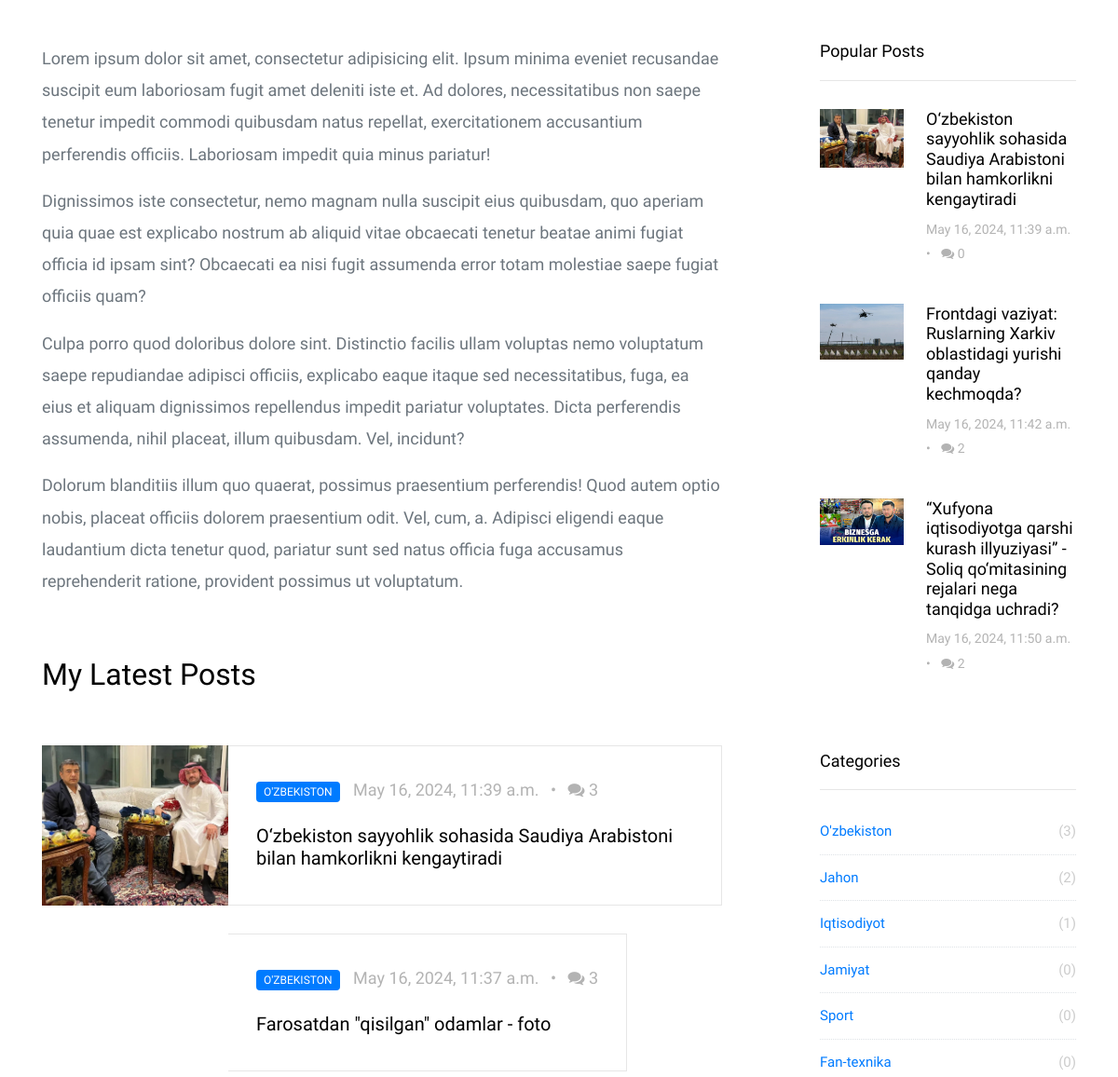
/about/?page=2 (middle part), run on an earlier commit of the app's database.
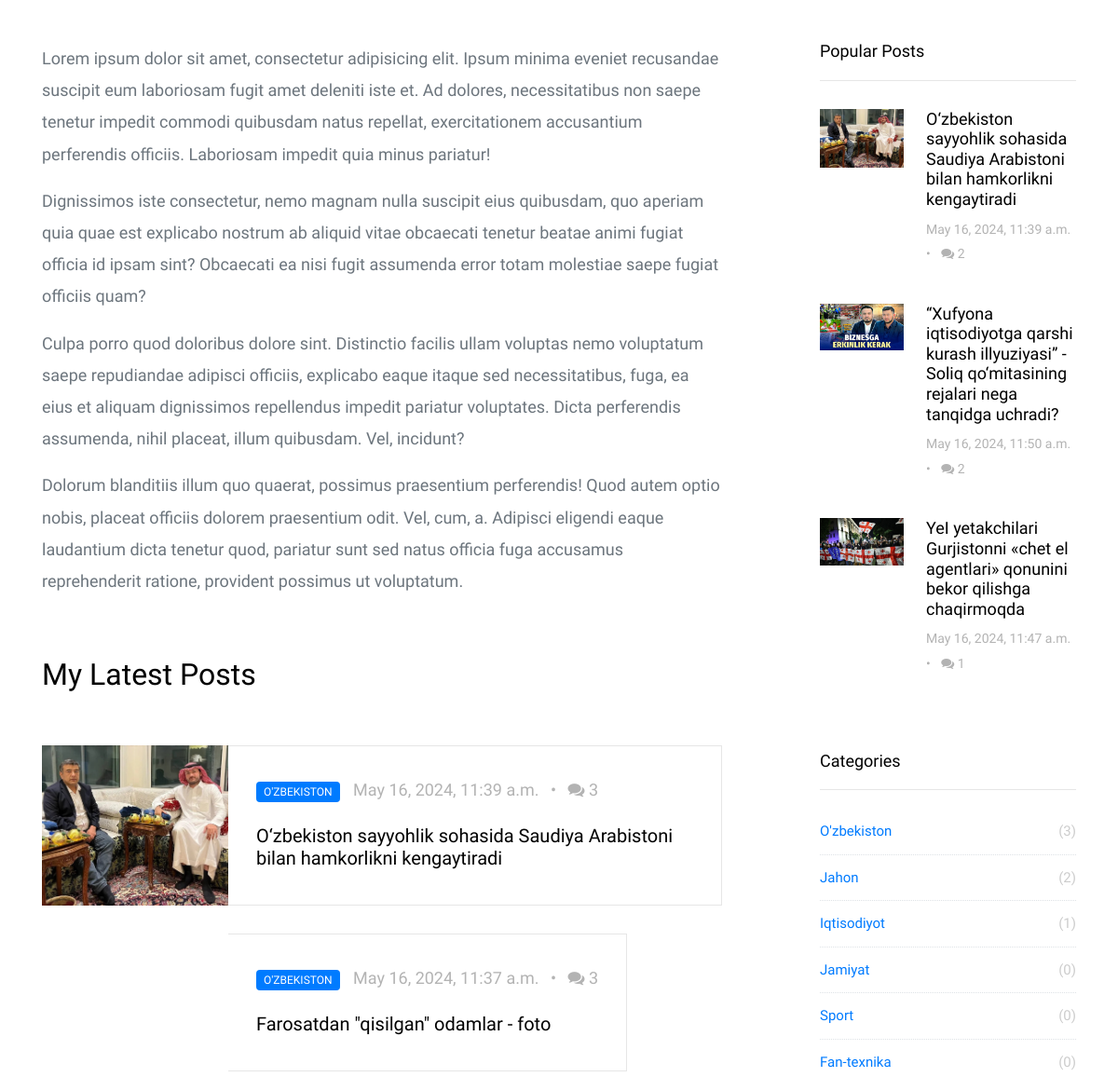
And on a later commit of the database.
### blog/models.py (models this page shows, shortened)
class Article(models.Model):
    title = models.CharField(max_length=255)
    sub_title = models.TextField(blank=True, null=True)
    category = models.ForeignKey(Category, on_delete=models.CASCADE)
    description = CKEditor5Field('Text', config_name='extends')
    image = models.ImageField(upload_to='articles/')
    tags = models.ManyToManyField(Tag, blank=True, null=True)
    is_published = models.BooleanField(default=True)
    view_count = models.IntegerField(default=0)
    created_at = models.DateTimeField(auto_now_add=True)
    updated_at = models.DateTimeField(auto_now=True)

class Category(models.Model):
    name = models.CharField(max_length=70)
    created_at = models.DateTimeField(auto_now_add=True)
    updated_at = models.DateTimeField(auto_now=True)
    def __str__(self):
        return self.name

### blog/views.py (the view)
# urls.py: path('about/', about_view),
def about_view(request):
    data = request.GET
    latest = Article.objects.all().order_by('-created_at')
    page = data.get('page', 1)
    page_article = Paginator(latest, 3)
    categories = Category.objects.all()
    tags = Tag.objects.all()
    popular = Article.objects.all().order_by('-view_count')
    d = {
        "about": "active",
        "categories": categories,
        "popular": popular[:3],
        "tags": tags,
        "latest": page_article.get_page(page),
        "latests_footer": latest[:3]
    }
    return render(request, 'about.html', context=d)

### templates/about.html (shortened to what this page needs)
{% extends 'layouts/master.html' %}
{% load static %}
{% block content %}
<div class="col-md-12 col-lg-8 main-content">
    <div class="row">
        <div class="col-md-12">
            <p>Lorem ipsum dolor sit amet, consectetur adipisicing elit. Ipsum minima eveniet recusandae
                suscipit eum laboriosam fugit amet deleniti iste et. Ad dolores, necessitatibus non saepe
                tenetur impedit commodi quibusdam natus repellat, exercitationem accusantium perferendis
                officiis. Laboriosam impedit quia minus pariatur!</p>
            <p>Dignissimos iste consectetur, nemo magnam nulla suscipit eius quibusdam, quo aperiam quia
                quae est explicabo nostrum ab aliquid vitae obcaecati tenetur beatae animi fugiat officia id
                ipsam sint? Obcaecati ea nisi fugit assumenda error totam molestiae saepe fugiat officiis
                quam?</p>
            <p>Culpa porro quod doloribus dolore sint. Distinctio facilis ullam voluptas nemo voluptatum
                saepe repudiandae adipisci officiis, explicabo eaque itaque sed necessitatibus, fuga, ea
                eius et aliquam dignissimos repellendus impedit pariatur voluptates. Dicta perferendis
                assumenda, nihil placeat, illum quibusdam. Vel, incidunt?</p>
            <p>Dolorum blanditiis illum quo quaerat, possimus praesentium perferendis! Quod autem optio
                nobis, placeat officiis dolorem praesentium odit. Vel, cum, a. Adipisci eligendi eaque
                laudantium dicta tenetur quod, pariatur sunt sed natus officia fuga accusamus reprehenderit
                ratione, provident possimus ut voluptatum.</p>
        </div>
    </div>
    <div class="row mb-5 mt-5">
        <div class="col-md-12 mb-5">
            <h2>My Latest Posts</h2>
        </div>
        <div class="col-md-12">
            {% for article in latest %}
            <div class="post-entry-horzontal">
                <a href="/category/{{article.id}}">
                    <div class="image" style="background-image: url({{article.image.url}});"></div>
                    <span class="text">
<div class="post-meta">
<span class="category">{{article.category}}</span>
<span class="mr-2">{{article.created_at}} </span> &bullet;
<span class="ml-2"><span class="fa fa-comments"></span> 3</span>
</div>
<h2>{{article.title}}</h2>
</span>
                </a>
            </div>
            {% endfor %}
        </div>
    </div>
</div>
{% endblock %}

### templates/layouts/master.html (shortened to what this page needs)
<!doctype html>
<html lang="en">
{% load static %}
<head>
    <link rel="stylesheet" href="{% static './css/bootstrap.css' %}">
    <link rel="stylesheet" href="{% static './css/animate.css' %}">
    <link rel="stylesheet" href="{% static './css/owl.carousel.min.css' %}">
    <link rel="stylesheet" href="{% static './fonts/ionicons/css/ionicons.min.css' %}">
    <link rel="stylesheet" href="{% static './fonts/fontawesome/css/font-awesome.min.css' %}">
    <link rel="stylesheet" href="{% static './fonts/flaticon/font/flaticon.css' %}">
    <link rel="stylesheet" href="{% static './css/style.css' %}">
</head>
<body>
<section class="site-section py-sm">
    <div class="container">
        <div class="row blog-entries">
            {% block content %}
            {% endblock %}
            <div class="col-md-12 col-lg-4 sidebar">
                <div class="sidebar-box">
                    <h3 class="heading">Popular Posts</h3>
                    <div class="post-entry-sidebar">
                        <ul>
                            {% for article in popular %}
                            <li>
                                <a href="/category/{{article.id}}">
                                    <img src="{{article.image.url}}" alt="Image placeholder" class="mr-4">
                                    <div class="text">
                                        <h4>{{article.title}}</h4>
                                        <div class="post-meta">
                                            <span class="mr-2">{{article.updated_at}} </span> &bullet;
                                            <span class="ml-2"><span class="fa fa-comments"></span> {{article.comments_set.count}}</span>
                                        </div>
                                    </div>
                                </a>
                            </li>
                            {% endfor %}
                        </ul>
                    </div>
                </div>
                <div class="sidebar-box">
                    <h3 class="heading">Categories</h3>
                    <ul class="categories">
                        {% for category in categories %}
                        <li><a href="/categories/{{category.id}}">
                            {{category}}<span>({{category.article_set.count}})</span></a>
                        </li>
                        {% endfor %}
                    </ul>
                </div>
            </div>
        </div>
    </div>
</section>
</body>
</html>

### static/css/style.css (style rules this page uses)
body { background: #fff; font-family: "Josefin Sans", arial, sans-serif; font-weight: 300; font-size: 18px; line-height: 1.9; color: #6c757d; }
a { -webkit-transition: .3s all ease; -o-transition: .3s all ease; transition: .3s all ease; text-decoration: none; }
h1, h2, h3, h4 { color: #000; font-family: "Josefin Sans", arial, sans-serif; }
.category { display: inline-block; background: #007bff; padding: 2px 8px; line-height: 1.5; font-size: 12px; border-radius: 4px; text-transform: uppercase; color: #fff !important; margin-right: 10px; }
.site-section { padding: 7em 0; }
.site-section.py-sm { padding: 0em 0; }
.blog-entries .post-meta { margin-bottom: 20px; color: #b3b3b3; }
.sidebar { padding-left: 5em; }
.sidebar-box { margin-bottom: 4em; font-size: 15px; width: 100%; float: left; background: #fff; }
.sidebar-box *:last-child { margin-bottom: 0; }
.sidebar-box .heading { font-size: 18px; margin-bottom: 30px; padding-bottom: 20px; border-bottom: 1px solid #e6e6e6; }
.categories { padding: 0; margin: 0; font-weight: 400; }
.categories li { padding: 0; margin: 0; position: relative; margin-bottom: 10px; padding-bottom: 10px; border-bottom: 1px dotted #dee2e6; list-style: none; }
.categories li:last-child { margin-bottom: 0; border-bottom: none; padding-bottom: 0; }
.categories li a { display: block; }
.categories li a span { position: absolute; right: 0; top: 0; color: #ccc; }
.heading { color: #000; }
.post-entry-horzontal { margin-bottom: 30px; }
.post-entry-horzontal a { display: table; }
.post-entry-horzontal a .image, .post-entry-horzontal a .text { display: table-cell; vertical-align: middle; }
.post-entry-horzontal a .image { width: 200px; background-size: cover; background-position: center center; }
.post-entry-horzontal a .text { padding: 30px; width: calc(100 - 200px); border: 1px solid #e6e6e6; border-left: none; }
.post-entry-horzontal a .text h2 { font-size: 20px; }
.post-entry-sidebar .post-meta { font-size: 14px; color: #b3b3b3; }
.post-entry-sidebar ul { padding: 0; margin: 0; }
.post-entry-sidebar ul li { list-style: none; padding: 0 0 20px 0; margin: 0 0 20px 0; }
.post-entry-sidebar ul li a { display: table; }
.post-entry-sidebar ul li a img { width: 90px; }
.post-entry-sidebar ul li a img, .post-entry-sidebar ul li a .text { display: table-cell; vertical-align: middle; }
.post-entry-sidebar ul li a .text h4 { font-size: 18px; }

What changed in the data, as far as the page shows it:
no longer on this page (row unchanged): Article: image (picture), title "Frontdagi vaziyat: Ruslarning Xarkiv oblastidagi yurishi qanday kechmoqda?", updated_at "May 16, 2024, 11:42 a.m.", comments_set.count "2", shown under "Popular Posts"
changed Article "O‘zbekiston sayyohlik sohasida Saudiya Arabistoni bilan hamkorlikni kengaytiradi": comments_set.count "0" → "2"
now on this page (row edited): Article: image (picture), title "YeI yetakchilari Gurjistonni «chet el agentlari» qonunini bekor qilishga chaqirmoqda", updated_at "May 16, 2024, 11:47 a.m.", comments_set.count "1", shown under "Popular Posts"
